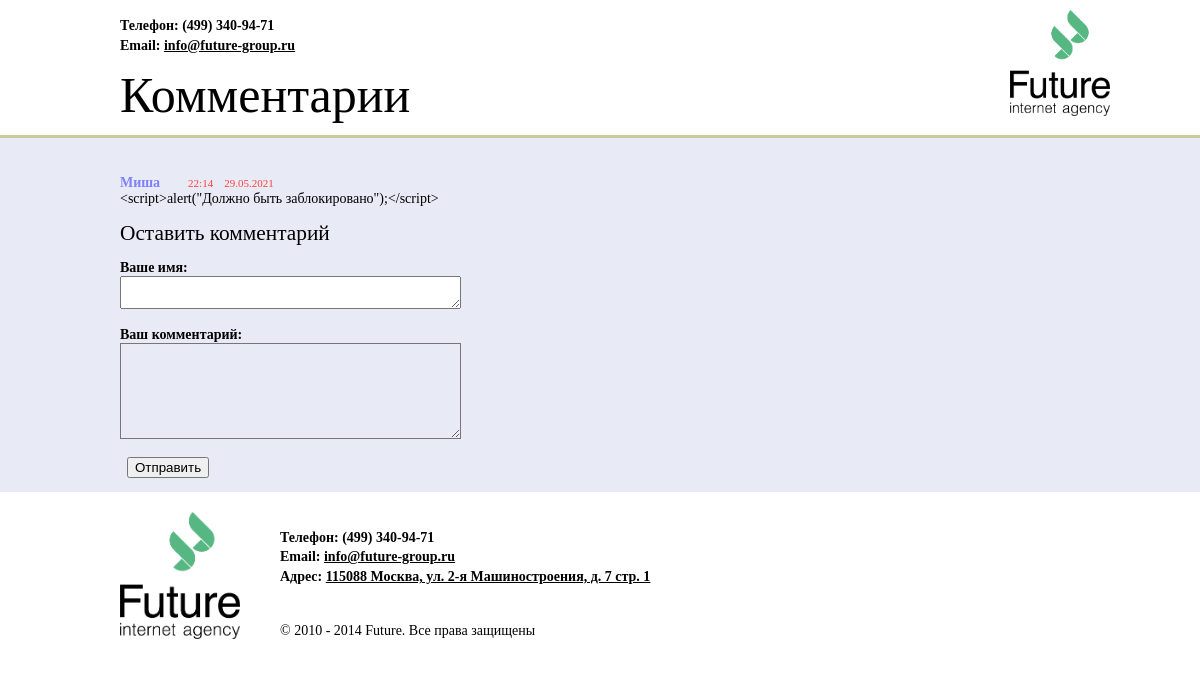
Before: / with the older database file.
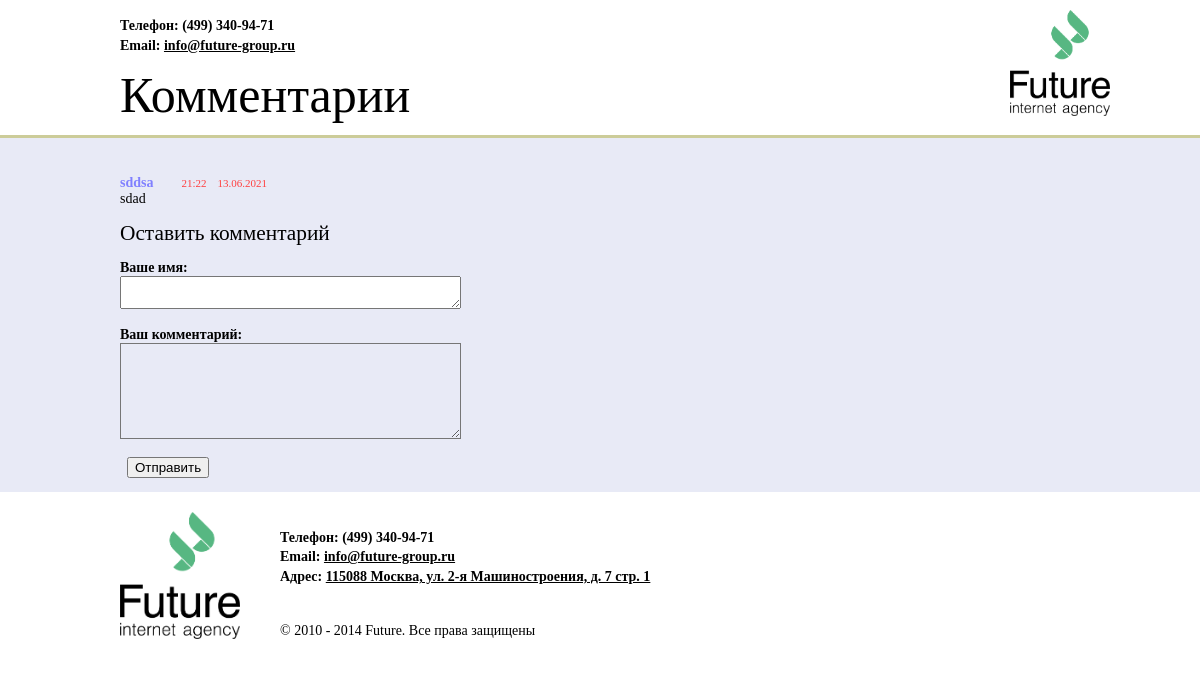
After: the same page with the newer database file.
### tables this page shows
CREATE TABLE `comments` (
  `id` int NOT NULL AUTO_INCREMENT,
  `nickname` tinytext NOT NULL,
  `content` text NOT NULL,
  `created_at` datetime NOT NULL,
  `is_visible` tinyint(1) NOT NULL DEFAULT '1',
  PRIMARY KEY (`id`)
);

### test2/conn/DatabaseManager.php (called while the page is built, shortened)
<?php
    class DatabaseManager {
        public static function querySelect()
        {
            $query = "SELECT *
                FROM comments
                WHERE is_visible = 1
                ORDER BY created_at DESC";
            return $query;
        }
    }

### test2/addcom.php (called while the page is built, shortened)
<?php
    try {
        ContentMaker::getContent();
    } catch (\PDOException $e) {
        print "Ошибка выполнения запроса: " . $e->getMessage();
    }

### test2/contentmakers/ContentMaker.php (the view, shortened to what this page needs)
<?php
    class ContentMaker {
        public static function getContent()
        {
            $pdo = \Conn\DatabaseManager::getConnection();
            $com = $pdo->query(\Conn\DatabaseManager::querySelect());
            while($comments = $com->fetch()) {
                $comments['nickname'] = htmlentities($comments['nickname'], ENT_QUOTES|ENT_HTML5);
                $comments['content'] = nl2br(htmlentities($comments['content'], ENT_QUOTES|ENT_HTML5));
                $pattern1 = ['-', ' '];
                $data1 = str_replace($pattern1, ":", $comments['created_at']);
                $dataArr = explode(":", $data1);
                $dataParsed = "{$dataArr[3]}:{$dataArr[4]}&nbsp&nbsp&nbsp&nbsp{$dataArr[2]}.{$dataArr[1]}.{$dataArr[0]}";
                print "<div>". "</br></br>".
                "<span class='author'>{$comments['nickname']}&nbsp&nbsp&nbsp&nbsp&nbsp&nbsp&nbsp&nbsp</span>" .
                "<span class='date'>{$dataParsed}</span>" . "</br>" .
                "<span class='content'>{$comments['content']}</span>".
                "</div>";
            }
        }
    }

Changed rows visible on the page:
removed comments: nickname "Миша", created_at "22:14 29.05.2021", content "<script>alert(\"Должно быть заблокировано\");</script>"
added comments: nickname "sddsa", created_at "21:22 13.06.2021", content "sdad"
